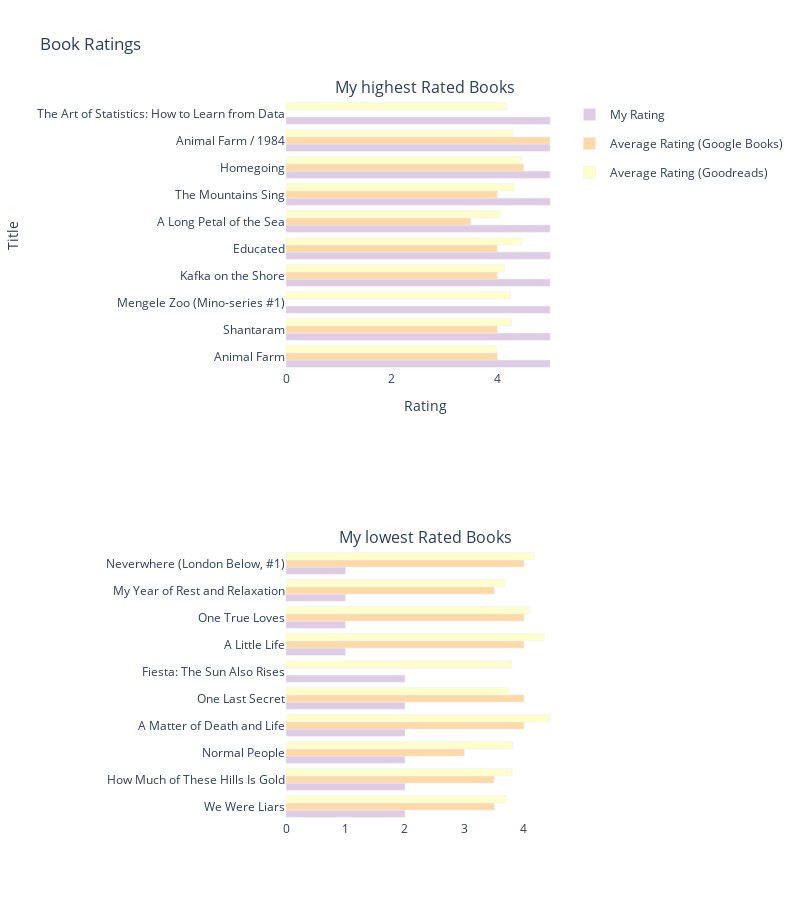

The cell this chart's notebook holds for it:
### Code cell
from apps.viz import plot_book_ratings

plot_book_ratings(myreads)

### Figure 1 — Plotly figure (JSON) as saved in the notebook; plotly's stock layout.template omitted (floating-point values rounded to 4 significant figures)
{"data": [{"legendgroup": "My Rating", "marker": {"color": "rgb(222,203,228)"}, "name": "My Rating", "orientation": "h", "type": "bar", "x": [5, 5, 5, 5, 5, 5, 5, 5, 5, 5], "xaxis": "x", "y": ["Animal Farm", "Shantaram", "Mengele Zoo (Mino-series #1)", "Kafka on the Shore", "Educated", "A Long Petal of the Sea", "The Mountains Sing", "Homegoing", "Animal Farm / 1984", "The Art of Statistics: How to Learn from Data"], "yaxis": "y"}, {"legendgroup": "Average Rating (Google Books)", "marker": {"color": "rgb(254,217,166)"}, "name": "Average Rating (Google Books)", "orientation": "h", "type": "bar", "x": [4, 4, null, 4, 4, 3.5, 4, 4.5, 5, null], "xaxis": "x", "y": ["Animal Farm", "Shantaram", "Mengele Zoo (Mino-series #1)", "Kafka on the Shore", "Educated", "A Long Petal of the Sea", "The Mountains Sing", "Homegoing", "Animal Farm / 1984", "The Art of Statistics: How to Learn from Data"], "yaxis": "y"}, {"legendgroup": "Average Rating (Goodreads)", "marker": {"color": "rgb(255,255,204)"}, "name": "Average Rating (Goodreads)", "orientation": "h", "type": "bar", "x": [3.98, 4.27, 4.25, 4.14, 4.47, 4.06, 4.32, 4.47, 4.3, 4.17], "xaxis": "x", "y": ["Animal Farm", "Shantaram", "Mengele Zoo (Mino-series #1)", "Kafka on the Shore", "Educated", "A Long Petal of the Sea", "The Mountains Sing", "Homegoing", "Animal Farm / 1984", "The Art of Statistics: How to Learn from Data"], "yaxis": "y"}, {"legendgroup": "My Rating", "marker": {"color": "rgb(222,203,228)"}, "name": "My Rating", "orientation": "h", "showlegend": false, "type": "bar", "x": [2, 2, 2, 2, 2, 2, 1, 1, 1, 1], "xaxis": "x2", "y": ["We Were Liars", "How Much of These Hills Is Gold", "Normal People", "A Matter of Death and Life", "One Last Secret", "Fiesta: The Sun Also Rises", "A Little Life", "One True Loves", "My Year of Rest and Relaxation", "Neverwhere (London Below, #1)"], "yaxis": "y2"}, {"legendgroup": "Average Rating (Google Books)", "marker": {"color": "rgb(254,217,166)"}, "name": " ", "orientation": "h", "showlegend": false, "type": "bar", "x": [3.5, 3.5, 3, 4, 4, null, 4, 4, 3.5, 4], "xaxis": "x2", "y": ["We Were Liars", "How Much of These Hills Is Gold", "Normal People", "A Matter of Death and Life", "One Last Secret", "Fiesta: The Sun Also Rises", "A Little Life", "One True Loves", "My Year of Rest and Relaxation", "Neverwhere (London Below, #1)"], "yaxis": "y2"}, {"legendgroup": "Average Rating (Goodreads)", "marker": {"color": "rgb(255,255,204)"}, "name": "Average Rating (Goodreads)", "orientation": "h", "showlegend": false, "type": "bar", "x": [3.7, 3.8, 3.81, 4.44, 3.75, 3.8, 4.34, 4.09, 3.69, 4.17], "xaxis": "x2", "y": ["We Were Liars", "How Much of These Hills Is Gold", "Normal People", "A Matter of Death and Life", "One Last Secret", "Fiesta: The Sun Also Rises", "A Little Life", "One True Loves", "My Year of Rest and Relaxation", "Neverwhere (London Below, #1)"], "yaxis": "y2"}], "layout": {"annotations": [{"font": {"size": 16}, "showarrow": false, "text": "My highest Rated Books", "x": 0.5, "xanchor": "center", "xref": "paper", "y": 1, "yanchor": "bottom", "yref": "paper"}, {"font": {"size": 16}, "showarrow": false, "text": "My lowest Rated Books", "x": 0.5, "xanchor": "center", "xref": "paper", "y": 0.375, "yanchor": "bottom", "yref": "paper"}], "barmode": "group", "height": 900, "paper_bgcolor": "rgba(255, 255, 255, 1)", "plot_bgcolor": "rgba(255, 255, 255, 1)", "showlegend": true, "title": {"text": "Book Ratings"}, "width": 800, "xaxis": {"anchor": "y", "domain": [0, 1], "title": {"text": "Rating"}}, "xaxis2": {"anchor": "y2", "domain": [0, 1]}, "yaxis": {"anchor": "x", "domain": [0.625, 1], "showticklabels": true, "side": "top", "title": {"text": "Title"}}, "yaxis2": {"anchor": "x2", "domain": [0, 0.375]}}}
